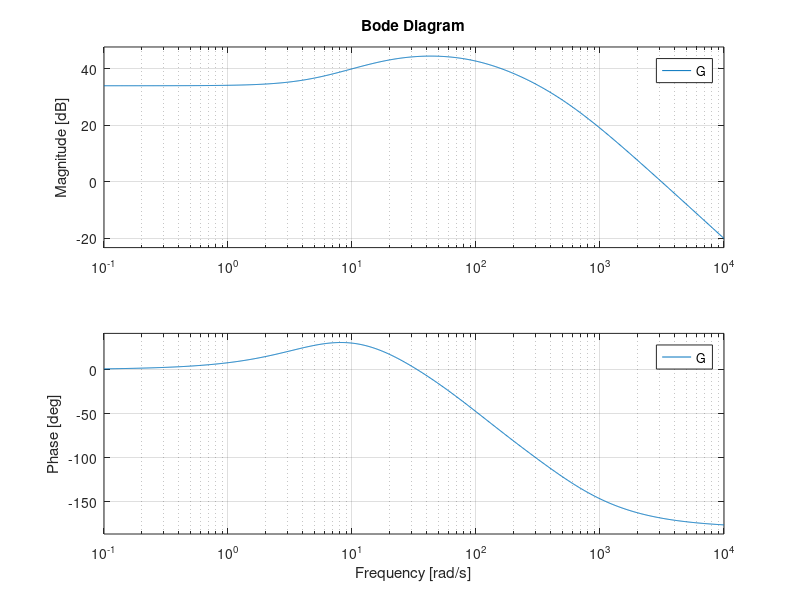

MATLAB code to generate this figure:
%Estratégia:

clear all; %apaga todas as variáveis
close all; %fecha todas as figuras
clc; %Limpa a janela de comandos

%Dados Hardcoded
numG = [10^7 5*10^7];
denG = [1 620 62000 10^6];

%Declara função G
G = tf(numG,denG);
bode(G);
%Caso seja necessário definir o espaço em que deseja-se plotar o gráfico
%w = logspace (-1,4,1e4);
%[mag,phase] = bode()
%margin (phase)
